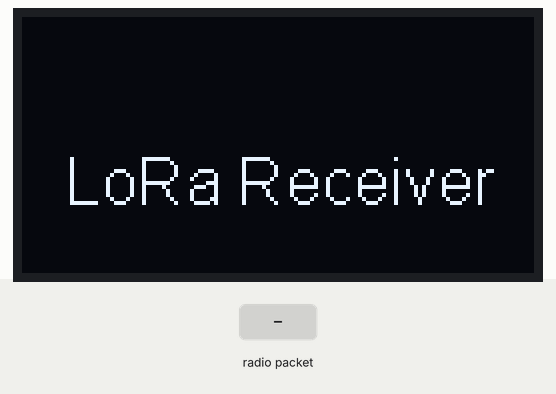
This sketch was run on a simulated ESP32. Shown: 128×64 one-colour display. The test bench sets the inputs (shaded band). No radio packets arrive unless stated; what the sketch prints to the serial monitor is not drawn.

Above: at 5.7 s.
5.8 s: radio packet "1" arrives
At 6.7 s:
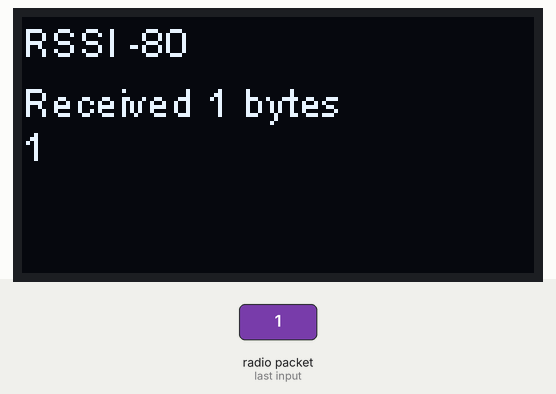
7.3 s: radio packet "0" arrives
At 7.9 s:
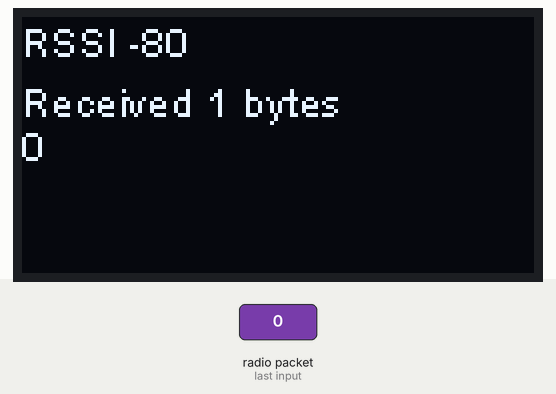
8.8 s: radio packet "2" arrives
Timing chart, 0 to 11.8 s (numbered marks = the images above; inputs shaded):
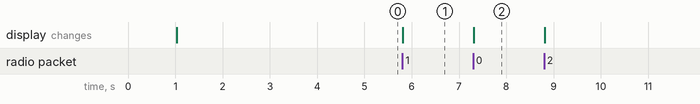

The sketch:

Reciver.ino
```cpp
#include <SPI.h>
#include <Wire.h>
#include <SSD1306.h>
#include <LoRa.h>

#define LORA_BAND    433

#define OLED_SDA    21
#define OLED_SCL    22
#define MOSI    27
#define SCK     5
#define SS      18
#define DI0     26
#define RST     23
#define MISO    19

SSD1306 display(0x3c, 21, 22);
void displayLoraData(int packetSize, String packet, String rssi) {
  String packSize = String(packetSize, DEC);

  display.clear();
  display.setTextAlignment(TEXT_ALIGN_LEFT);
  display.setFont(ArialMT_Plain_10);
  display.drawString(0 , 15 , "Received " + packSize + " bytes");
  display.drawStringMaxWidth(0 , 26 , 128, packet);
  display.drawString(0, 0, rssi);
  display.display();

}


void setup() {
  Serial.begin(115200);
  while (!Serial);
  Serial.println();
  Serial.println("LoRa Receiver");

  display.init();
  delay(1000);
  display.setFont(ArialMT_Plain_16);
  display.setTextAlignment(TEXT_ALIGN_CENTER);
  display.drawString(display.getWidth() / 2, display.getHeight() / 2, "LoRa Receiver");
  display.display();
  delay(2000);


  SPI.begin(SCK, MISO, MOSI, SS);
  LoRa.setPins(SS, RST, DI0);
  if (!LoRa.begin(LORA_BAND * 1E6)) {
    Serial.println("Starting LoRa failed!");
    while (1);
  }
  Serial.println("init ok");

  LoRa.receive();
  delay(1500);
}


void loop() {
  int packetSize = LoRa.parsePacket();
  if (packetSize) {
    String packet = "";
    for (int i = 0; i < packetSize; i++) {
      packet += (char)LoRa.read();
    }
    String rssi = "RSSI " + String(LoRa.packetRssi(), DEC) ;

   displayLoraData(packetSize, packet, rssi);
    Serial.println(packet);
  }
  delay(10);
}
```

Measured:
- after the input at 5.8 s, the display: changes at once (image 1)
- after the input at 7.3 s, the display: changes at once (image 2)
